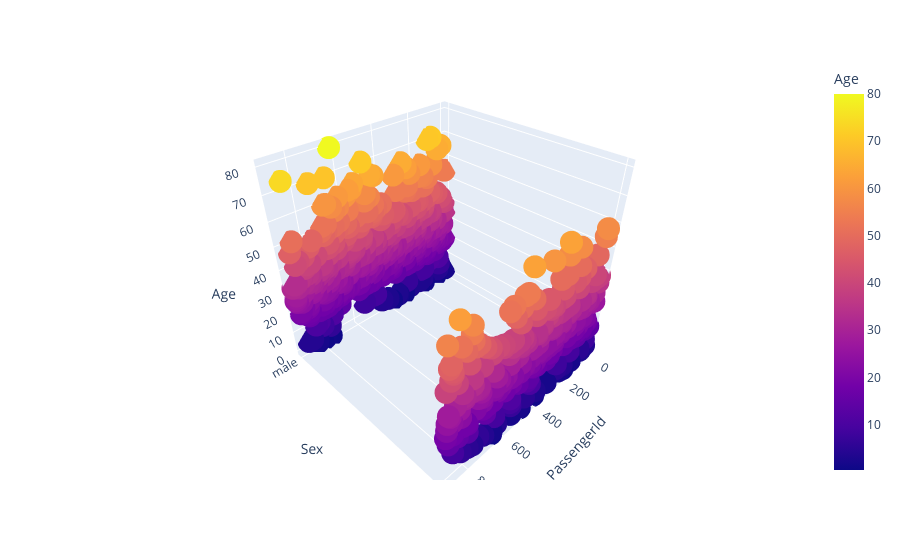

The code cell stored with this chart in its notebook:
### Code cell
df = pd.read_csv('../input/titanic/train.csv') # 훈련 데이터 불러오기
fig = px.scatter_3d(df, x='PassengerId', y='Sex', z='Age',
                    color='Age') # 3D 산점도를 생성합니다. x축은 'PassengerId', y축은 'Sex', z축은 'Age'
fig.show() # 생성된 3D 산점도를 표시

### Figure 1 — Plotly figure (JSON) as saved in the notebook; plotly's stock layout.template omitted (floating-point values rounded to 4 significant figures; data arrays with more than 128 entries replaced by an {"elided": "..."} marker saying what was removed)
{"data": [{"hoverlabel": {"namelength": 0}, "hovertemplate": "PassengerId=%{x}<br>Sex=%{y}<br>Age=%{marker.color}", "legendgroup": "", "marker": {"color": {"elided": "891 float values"}, "coloraxis": "coloraxis", "symbol": "circle"}, "mode": "markers", "name": "", "scene": "scene", "showlegend": false, "type": "scatter3d", "x": {"elided": "891 int values"}, "y": {"elided": "891 str values"}, "z": {"elided": "891 float values"}}], "layout": {"coloraxis": {"colorbar": {"title": {"text": "Age"}}, "colorscale": [[0, "#0d0887"], [0.1111, "#46039f"], [0.2222, "#7201a8"], [0.3333, "#9c179e"], [0.4444, "#bd3786"], [0.5556, "#d8576b"], [0.6667, "#ed7953"], [0.7778, "#fb9f3a"], [0.8889, "#fdca26"], [1, "#f0f921"]]}, "legend": {"tracegroupgap": 0}, "margin": {"t": 60}, "scene": {"domain": {"x": [0, 1], "y": [0, 1]}, "xaxis": {"title": {"text": "PassengerId"}, "type": "linear"}, "yaxis": {"title": {"text": "Sex"}, "type": "category"}, "zaxis": {"title": {"text": "Age"}, "type": "linear"}, "aspectratio": {"x": 1, "y": 1, "z": 1}, "aspectmode": "auto"}, "autosize": true}}
